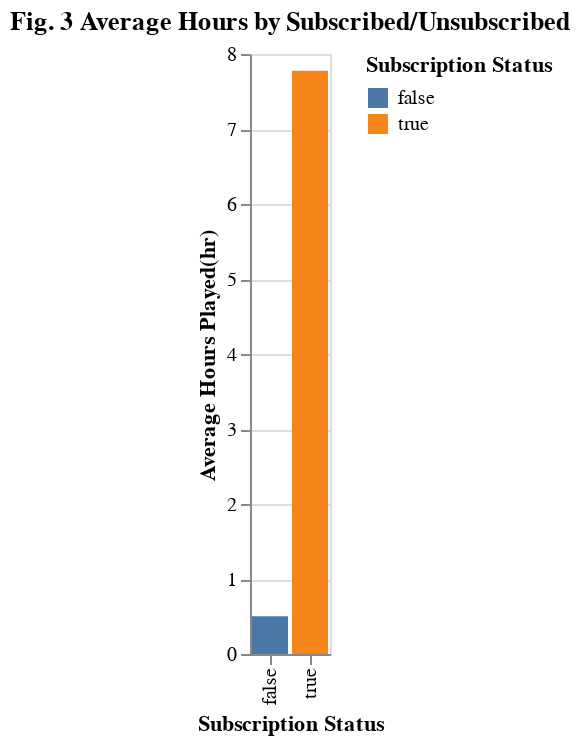

Notebook code cell kept with this figure:
### Code cell
# Subscription status comapred with average hours played
plot3= alt.Chart(players, title="Fig. 3 Average Hours by Subscribed/Unsubscribed").mark_bar().encode(
    x=alt.X("subscribe:N").title("Subscription Status"),
    y=alt.Y("mean(played_hours):Q").title("Average Hours Played(hr)"),
    color = alt.Color("subscribe:N").title("Subscription Status")
)
plot3

### Figure 1 — Vega-Lite specification as saved in the notebook (floating-point values rounded to 4 significant figures; data arrays with more than 128 entries replaced by an {"elided": "..."} marker saying what was removed)
{"config": {"view": {"continuousWidth": 300, "continuousHeight": 300}}, "data": {"name": "data-ce4363b1cc149d2771de4f7f6f9a7330"}, "mark": {"type": "bar"}, "encoding": {"color": {"field": "subscribe", "title": "Subscription Status", "type": "nominal"}, "x": {"field": "subscribe", "title": "Subscription Status", "type": "nominal"}, "y": {"aggregate": "mean", "field": "played_hours", "title": "Average Hours Played(hr)", "type": "quantitative"}}, "title": "Fig. 3 Average Hours by Subscribed/Unsubscribed", "$schema": "https://vega.github.io/schema/vega-lite/v5.20.1.json", "datasets": {"data-ce4363b1cc149d2771de4f7f6f9a7330": {"elided": "196 records"}}}
